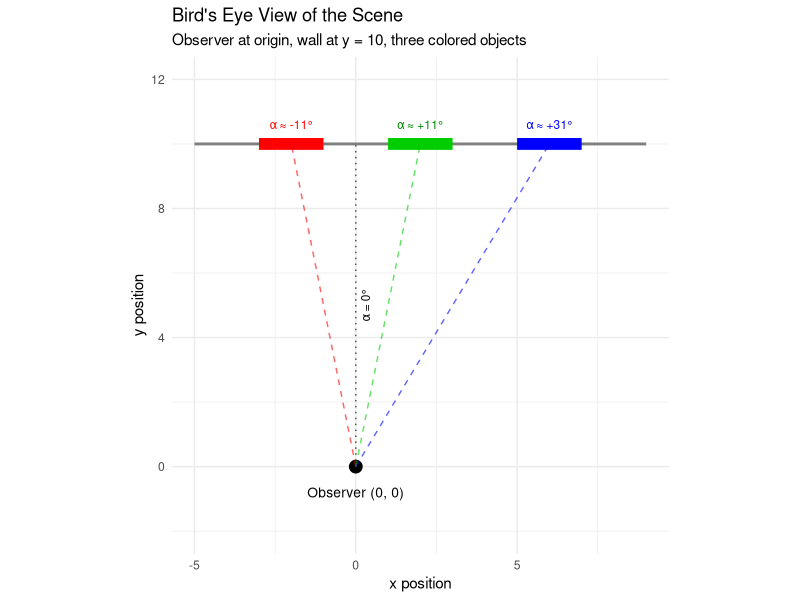
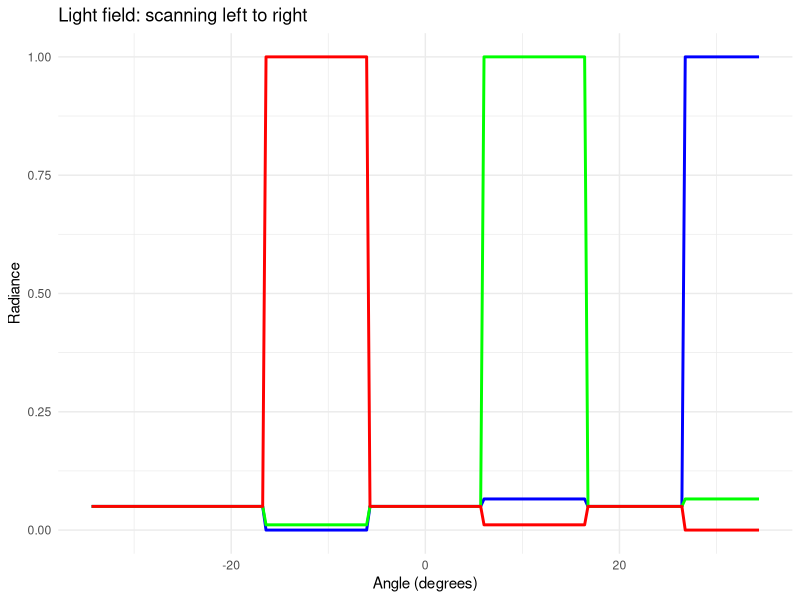
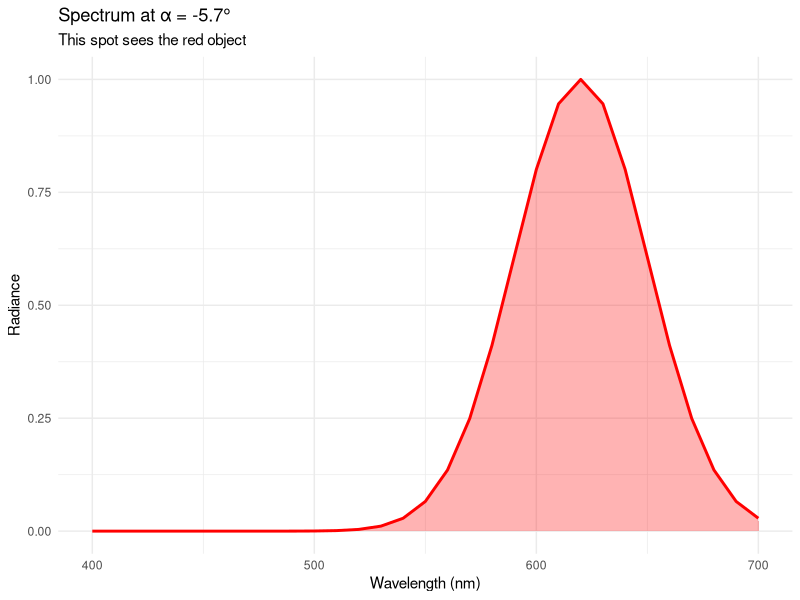
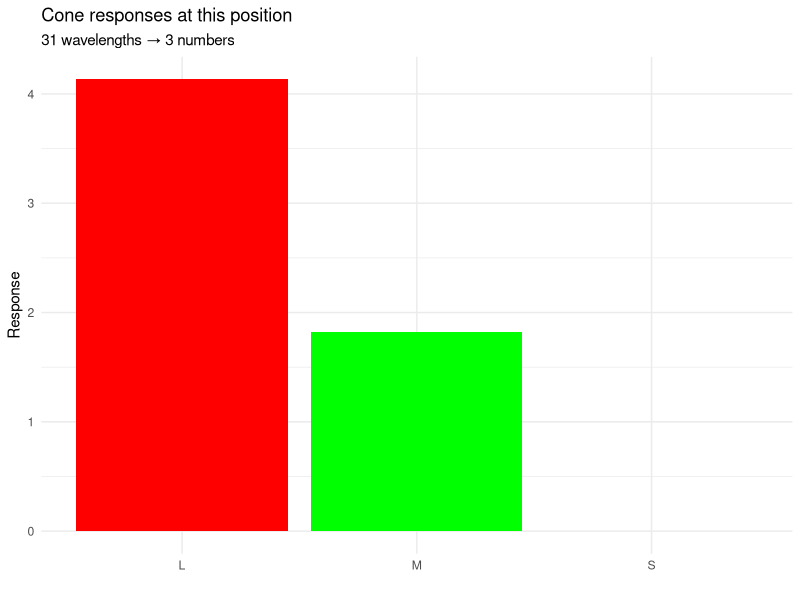
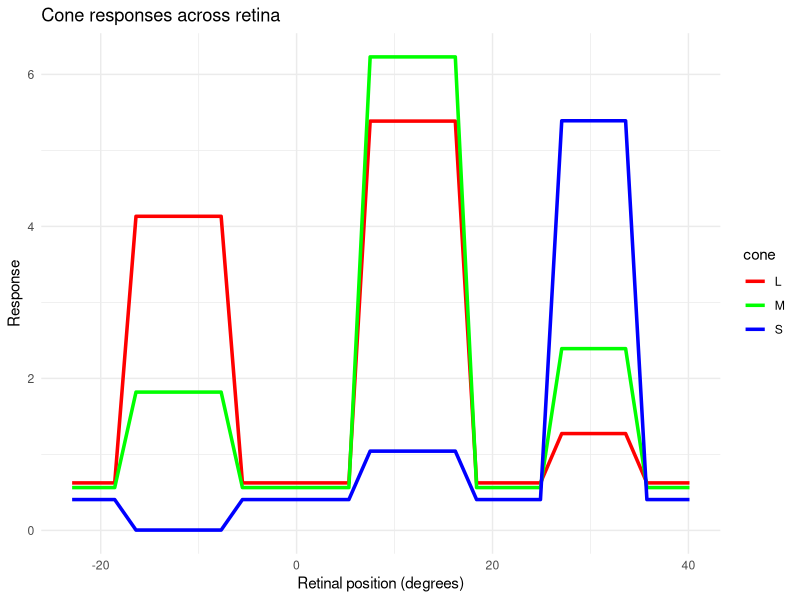
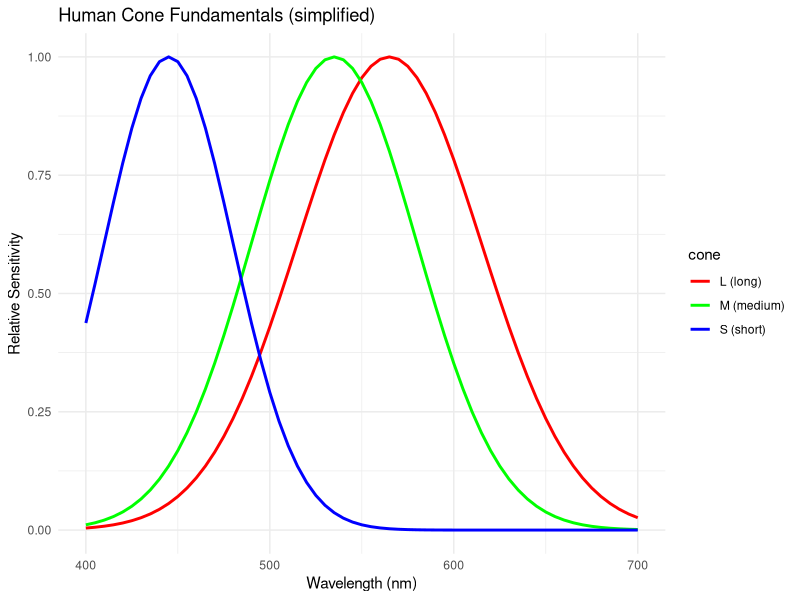
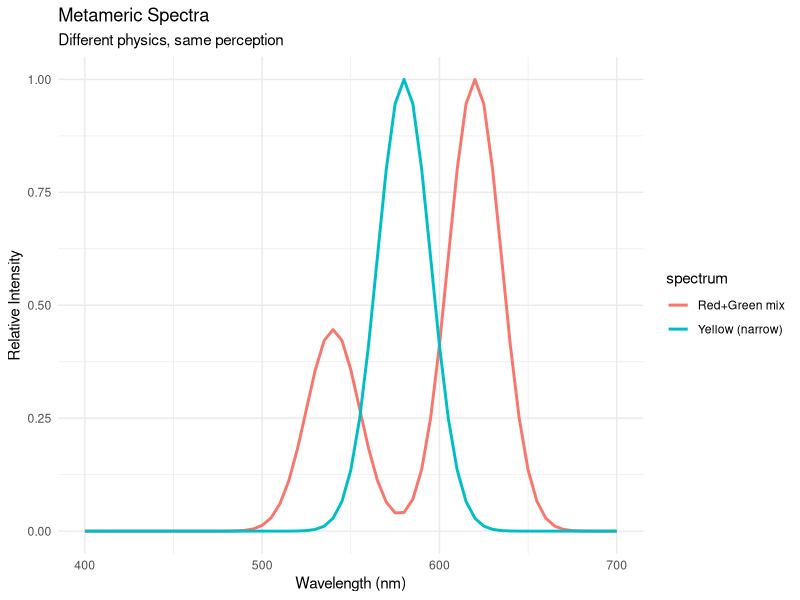
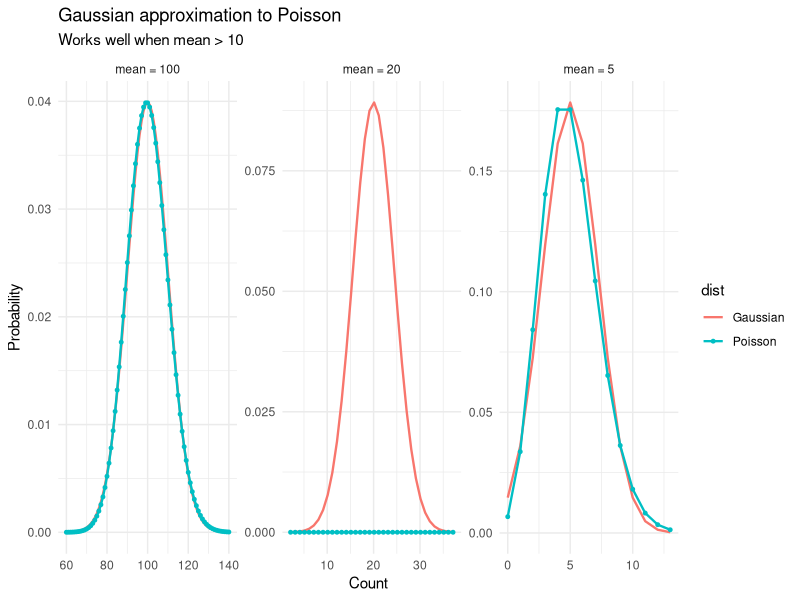

These figures' R source, in order:
## ---- chunk 1
#| echo: false
#| message: false
library(ggplot2)
library(tidyr)
## ---- chunk 2
# The eye dramatically reduces information dimensionality
dimensions <- data.frame(
  representation = c("Light Field", "Incident Light Field", "Retinal Image"),
  dimensions = c(7, 7, 4),
  parameters = c("x,y,z,α,β,λ,ρ", "u,v,α,β,λ,ρ,t", "rx,ry,λ,t")
)
dimensions
## ---- chunk 3
# Define a simple scene: colored rectangles on a wall at y = 10
# Each object has: x_min, x_max, and a spectrum (simplified to peak wavelength)
scene <- list(
  list(x_min = -3, x_max = -1, peak_wavelength = 620),  # red object
  list(x_min = 1, x_max = 3, peak_wavelength = 530),    # green object
  list(x_min = 5, x_max = 7, peak_wavelength = 460)     # blue object
)
wall_y <- 10
## ---- chunk 4
#| fig-width: 7
#| fig-height: 5

# Visualize the scene from bird's eye view
scene_plot <- ggplot() +
  # Draw the wall
  geom_segment(aes(x = -5, xend = 9, y = wall_y, yend = wall_y),
               color = "gray50", linewidth = 1) +
  # Draw the colored objects on the wall
  geom_segment(aes(x = -3, xend = -1, y = wall_y, yend = wall_y),
               color = "red", linewidth = 4) +
  geom_segment(aes(x = 1, xend = 3, y = wall_y, yend = wall_y),
               color = "green3", linewidth = 4) +
  geom_segment(aes(x = 5, xend = 7, y = wall_y, yend = wall_y),
               color = "blue", linewidth = 4) +
  # Draw the observer
  geom_point(aes(x = 0, y = 0), size = 4, color = "black") +
  annotate("text", x = 0, y = -0.8, label = "Observer (0, 0)", size = 3.5) +
  # Draw rays from observer to center of each object
  geom_segment(aes(x = 0, xend = -2, y = 0, yend = wall_y),
               color = "red", linetype = "dashed", alpha = 0.6) +
  geom_segment(aes(x = 0, xend = 2, y = 0, yend = wall_y),
               color = "green3", linetype = "dashed", alpha = 0.6) +
  geom_segment(aes(x = 0, xend = 6, y = 0, yend = wall_y),
               color = "blue", linetype = "dashed", alpha = 0.6) +
  # Draw the "straight ahead" reference line
  geom_segment(aes(x = 0, xend = 0, y = 0, yend = wall_y),
               color = "gray30", linetype = "dotted") +
  annotate("text", x = 0.3, y = 5, label = "α = 0°", size = 3, angle = 90) +
  # Label the angles
  annotate("text", x = -2, y = wall_y + 0.6, label = "α ≈ -11°",
           size = 3, color = "red") +
  annotate("text", x = 2, y = wall_y + 0.6, label = "α ≈ +11°",
           size = 3, color = "green4") +
  annotate("text", x = 6, y = wall_y + 0.6, label = "α ≈ +31°",
           size = 3, color = "blue") +
  # Formatting
  coord_fixed(ratio = 1) +
  xlim(-5, 9) + ylim(-2, 12) +
  labs(title = "Bird's Eye View of the Scene",
       subtitle = "Observer at origin, wall at y = 10, three colored objects",
       x = "x position", y = "y position") +
  theme_minimal()

scene_plot
## ---- chunk 5
# Calculate the viewing angle to each object's center
object_centers <- c(-2, 2, 6)  # x-coordinates of object centers
angles_to_objects <- atan(object_centers / wall_y) * 180 / pi  # convert to degrees

data.frame(
  object = c("Red", "Green", "Blue"),
  center_x = object_centers,
  angle_degrees = round(angles_to_objects, 1)
)
## ---- chunk 6
light_field <- function(x, y, alpha, lambda) {
  if (y >= wall_y) return(0)

  # Ray trace: where does ray hit the wall?
  hit_x <- x + (wall_y - y) * tan(alpha)

  # Check if we hit an object
  for (obj in scene) {
    if (hit_x >= obj$x_min && hit_x <= obj$x_max) {
      # Return spectrum (Gaussian centered at object's peak wavelength)
      return(exp(-0.5 * ((lambda - obj$peak_wavelength) / 30)^2))
    }
  }
  return(0.05)  # empty wall
}
## ---- chunk 7
#| fig-width: 6
#| fig-height: 3

angles <- seq(-0.6, 0.6, length.out = 200)
results <- data.frame(
  angle = rep(angles * 180/pi, 3),
  radiance = c(
    sapply(angles, function(a) light_field(0, 0, a, 620)),
    sapply(angles, function(a) light_field(0, 0, a, 530)),
    sapply(angles, function(a) light_field(0, 0, a, 460))
  ),
  color = rep(c("red", "green", "blue"), each = 200)
)

ggplot(results, aes(angle, radiance, color = color)) +
  geom_line(linewidth = 1) +
  scale_color_identity() +
  labs(title = "Light field: scanning left to right",
       x = "Angle (degrees)", y = "Radiance") +
  theme_minimal()
## ---- chunk 8
#| fig-width: 5
#| fig-height: 3

directions <- seq(-0.4, 0.7, length.out = 30)
wavelengths <- seq(400, 700, by = 10)

# Pick a direction (change this to see different objects!)
alpha <- -0.1

# What spectrum arrives at this direction?
spectrum_at_alpha <- sapply(wavelengths, function(w) light_field(0, 0, alpha, w))

# Determine color based on which object we're looking at
hit_x <- (wall_y - 0) * tan(alpha)
plot_color <- if (hit_x >= -3 && hit_x <= -1) "red" else
              if (hit_x >= 1 && hit_x <= 3) "green3" else
              if (hit_x >= 5 && hit_x <= 7) "blue" else "gray50"
object_name <- if (hit_x >= -3 && hit_x <= -1) "red" else
               if (hit_x >= 1 && hit_x <= 3) "green" else
               if (hit_x >= 5 && hit_x <= 7) "blue" else "wall"

ggplot(data.frame(w = wavelengths, r = spectrum_at_alpha), aes(w, r)) +
  geom_line(color = plot_color, linewidth = 1) +
  geom_area(fill = plot_color, alpha = 0.3) +
  labs(title = paste0("Spectrum at α = ", round(alpha * 180/pi, 1), "°"),
       subtitle = paste0("This spot sees the ", object_name, " object"),
       x = "Wavelength (nm)", y = "Radiance") +
  theme_minimal()
## ---- chunk 9
#| fig-width: 5
#| fig-height: 3

# Cone sensitivities (different widths reflect real biology!)
# S-cone: narrow (SD=35), M-cone: medium (SD=45), L-cone: wide (SD=50)
L_sens <- exp(-0.5 * ((wavelengths - 565) / 50)^2)
M_sens <- exp(-0.5 * ((wavelengths - 535) / 45)^2)
S_sens <- exp(-0.5 * ((wavelengths - 445) / 35)^2)

# Cone response = sum(spectrum × sensitivity)
L_resp <- sum(spectrum_at_alpha * L_sens)
M_resp <- sum(spectrum_at_alpha * M_sens)
S_resp <- sum(spectrum_at_alpha * S_sens)

ggplot(data.frame(cone = c("L", "M", "S"), response = c(L_resp, M_resp, S_resp)),
       aes(cone, response, fill = cone)) +
  geom_col() +
  scale_fill_manual(values = c("L" = "red", "M" = "green", "S" = "blue")) +
  labs(title = "Cone responses at this position",
       subtitle = "31 wavelengths → 3 numbers",
       x = "", y = "Response") +
  theme_minimal() + theme(legend.position = "none")
## ---- chunk 10
#| fig-width: 6
#| fig-height: 3

# Do this for ALL retinal positions
L_responses <- c()
M_responses <- c()
S_responses <- c()

for (a in directions) {
  # Step 1: Get spectrum at this direction
  spectrum <- c()
  for (w in wavelengths) {
    spectrum <- c(spectrum, light_field(0, 0, a, w))
  }

  # Step 2: Compute cone responses (weighted sum)
  L_responses <- c(L_responses, sum(spectrum * L_sens))
  M_responses <- c(M_responses, sum(spectrum * M_sens))
  S_responses <- c(S_responses, sum(spectrum * S_sens))
}

# Combine into data frame for plotting
cone_responses <- data.frame(
  position = rep(directions * 180/pi, 3),
  response = c(L_responses, M_responses, S_responses),
  cone = rep(c("L", "M", "S"), each = length(directions))
)

ggplot(cone_responses, aes(position, response, color = cone)) +
  geom_line(linewidth = 1.2) +
  scale_color_manual(values = c("L" = "red", "M" = "green", "S" = "blue")) +
  labs(title = "Cone responses across retina",
       x = "Retinal position (degrees)", y = "Response") +
  theme_minimal()
## ---- chunk 11
# Example: a linear transformation (like cone absorption)
L <- function(input) {
  0.6 * input[1] + 0.3 * input[2] + 0.1 * input[3]
}

x <- c(1, 2, 3)
y <- c(0.5, 1.5, 2.5)

# Test superposition: L(x + y) should equal L(x) + L(y)
L_sum <- L(x + y)
sum_L <- L(x) + L(y)

data.frame(
  test = c("L(x + y)", "L(x) + L(y)"),
  value = c(L_sum, sum_L)
)
## ---- chunk 12
# Simplified cone fundamentals (Gaussian approximations)
wavelengths <- seq(400, 700, by = 5)

# L-cone peaks ~565nm, M-cone ~535nm, S-cone ~445nm
L_cone <- exp(-0.5 * ((wavelengths - 565) / 50)^2)
M_cone <- exp(-0.5 * ((wavelengths - 535) / 45)^2)
S_cone <- exp(-0.5 * ((wavelengths - 445) / 35)^2)

cone_data <- data.frame(
  wavelength = rep(wavelengths, 3),
  sensitivity = c(L_cone, M_cone, S_cone),
  cone = rep(c("L (long)", "M (medium)", "S (short)"), each = length(wavelengths))
)

ggplot(cone_data, aes(x = wavelength, y = sensitivity, color = cone)) +
  geom_line(linewidth = 1) +
  scale_color_manual(values = c("L (long)" = "red", "M (medium)" = "green", "S (short)" = "blue")) +
  labs(title = "Human Cone Fundamentals (simplified)",
       x = "Wavelength (nm)", y = "Relative Sensitivity") +
  theme_minimal()
## ---- chunk 13
# Create cone matrix C (3 x w)
C <- rbind(L_cone, M_cone, S_cone)

# Example spectrum: "white" light (equal energy)
e_white <- rep(1, length(wavelengths))

# Compute cone excitations: n = C * e
n_white <- C %*% e_white

data.frame(
  cone = c("L", "M", "S"),
  excitation = round(as.vector(n_white), 2)
)
## ---- chunk 14
# Create two different spectra that produce the same cone response

# Spectrum 1: narrow yellow (580nm)
e_yellow <- exp(-0.5 * ((wavelengths - 580) / 15)^2)

# Spectrum 2: mixture of red + green
e_red <- exp(-0.5 * ((wavelengths - 620) / 15)^2)
e_green <- exp(-0.5 * ((wavelengths - 540) / 15)^2)

# Find weights to match yellow's cone excitations
n_yellow <- C %*% e_yellow

# We want: w_r * C*e_red + w_g * C*e_green = C*e_yellow
# Solve for weights using least squares
A <- cbind(C %*% e_red, C %*% e_green)
weights <- solve(t(A) %*% A) %*% t(A) %*% n_yellow

e_mixture <- as.numeric(weights[1]) * e_red + as.numeric(weights[2]) * e_green
n_mixture <- C %*% e_mixture

# Compare
data.frame(
  cone = c("L", "M", "S"),
  yellow = round(as.vector(n_yellow), 3),
  red_green_mix = round(as.vector(n_mixture), 3),
  difference = round(as.vector(n_yellow - n_mixture), 6)
)
## ---- chunk 15
#| fig-width: 6
#| fig-height: 3

metamer_data <- data.frame(
  wavelength = rep(wavelengths, 2),
  intensity = c(e_yellow / max(e_yellow), e_mixture / max(e_mixture)),
  spectrum = rep(c("Yellow (narrow)", "Red+Green mix"), each = length(wavelengths))
)

ggplot(metamer_data, aes(x = wavelength, y = intensity, color = spectrum)) +
  geom_line(linewidth = 1) +
  labs(title = "Metameric Spectra",
       subtitle = "Different physics, same perception",
       x = "Wavelength (nm)", y = "Relative Intensity") +
  theme_minimal()
## ---- chunk 16
#| fig-width: 7
#| fig-height: 3

# Compare Poisson and Gaussian for different means
mu_values <- c(5, 20, 100)

noise_data <- data.frame()

for (mu in mu_values) {
  x_range <- seq(max(0, mu - 4*sqrt(mu)), mu + 4*sqrt(mu), by = 1)

  noise_data <- rbind(noise_data,
    data.frame(x = x_range,
               prob = dpois(x_range, mu),
               dist = "Poisson",
               mu = paste0("mean = ", mu)),
    data.frame(x = x_range,
               prob = dnorm(x_range, mu, sqrt(mu)),
               dist = "Gaussian",
               mu = paste0("mean = ", mu))
  )
}

ggplot(noise_data, aes(x = x, y = prob, color = dist)) +
  geom_line(linewidth = 0.8) +
  geom_point(data = subset(noise_data, dist == "Poisson"), size = 1) +
  facet_wrap(~mu, scales = "free") +
  labs(title = "Gaussian approximation to Poisson",
       subtitle = "Works well when mean > 10",
       x = "Count", y = "Probability") +
  theme_minimal()
## ---- chunk 17
#| fig-width: 6
#| fig-height: 3

# Simple 1D demonstration: sharp edge blurred by PSF
x <- 1:100

# Sharp edge (step function)
edge <- ifelse(x > 50, 1, 0)

# Point spread function (Gaussian blur)
psf_width <- 5
psf <- dnorm(seq(-15, 15), 0, psf_width)
psf <- psf / sum(psf)

# Convolve (using R's built-in filter)
blurred <- stats::filter(edge, psf, sides = 2)
blurred[is.na(blurred)] <- edge[is.na(blurred)]

conv_data <- data.frame(
  position = rep(x, 2),
  intensity = c(edge, blurred),
  image = rep(c("Original (display)", "Blurred (retina)"), each = length(x))
)

ggplot(conv_data, aes(x = position, y = intensity, color = image)) +
  geom_line(linewidth = 1) +
  labs(title = "Image formation by convolution",
       subtitle = "E(r) = I(x) * P(r-x)",
       x = "Position", y = "Intensity") +
  theme_minimal()
